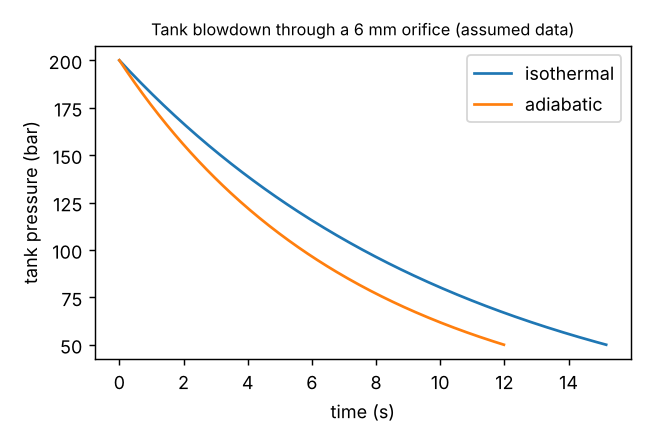

Write the Python code that produced this figure.
"""Blowdown of a nitrogen pressurant tank through a choked orifice, a simple launch site pneumatic line model.
Isothermal and adiabatic limits are compared. All inputs are ASSUMED (self initiated study)."""
import numpy as np, pandas as pd
from scipy.integrate import solve_ivp
import matplotlib
matplotlib.use("Agg")
import matplotlib.pyplot as plt

R = 296.8           # J/kgK nitrogen
GAM = 1.4
V = 0.050           # m3 tank (assumed)
T0 = 293.15         # K
P0 = 200e5          # Pa start (assumed)
PEND = 50e5         # Pa end of useful pressure (assumed)
D = 6e-3            # m orifice diameter (assumed)
CD = 0.8            # discharge coefficient (assumed)
AO = CD * np.pi * D ** 2 / 4
PAMB = 1.013e5
CH = np.sqrt(GAM / R) * (2 / (GAM + 1)) ** ((GAM + 1) / (2 * (GAM - 1)))   # choked flow factor

def mdot(p, T):
    return AO * p * CH / np.sqrt(T)

def run(mode):
    m0 = P0 * V / (R * T0)
    def f(t, y):
        m, T = y
        p = m * R * T / V
        md = mdot(p, T)
        if mode == "isothermal":
            return [-md, 0.0]
        # adiabatic: energy balance of the tank contents, T falls as gas leaves
        dT = -(GAM - 1) * T * md / m
        return [-md, dT]
    ev = lambda t, y: y[0] * R * y[1] / V - PEND
    ev.terminal = True
    sol = solve_ivp(f, [0, 600], [m0, T0], events=ev, max_step=0.05, rtol=1e-8)
    t = sol.t; m, T = sol.y
    return t, m * R * T / V, T

rows = []
out = {}
for mode in ("isothermal", "adiabatic"):
    t, p, T = run(mode)
    out[mode] = (t, p)
    rows.append(dict(model=mode, time_to_50bar_s=t[-1], gas_mass_used_kg=(P0 * V / (R * T0)) - p[-1] * V / (R * T[-1]), end_temperature_K=T[-1]))
df = pd.DataFrame(rows)
df.to_csv("results.csv", index=False)
print(df.round(3).to_string())
plt.figure(figsize=(5, 3.4))
for k, (t, p) in out.items():
    plt.plot(t, p / 1e5, label=k)
plt.xlabel("time (s)"); plt.ylabel("tank pressure (bar)"); plt.legend(); plt.title("Tank blowdown through a 6 mm orifice (assumed data)", fontsize=9)
plt.tight_layout(); plt.savefig("blowdown.png", dpi=130)
